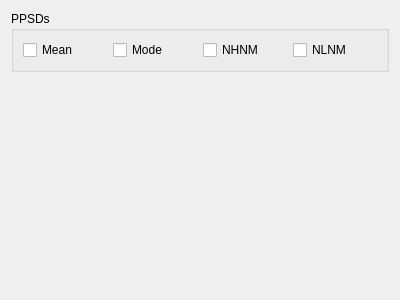
<?xml version="1.0" encoding="UTF-8"?>
<ui version="4.0">
 <class>Dialog</class>
 <widget class="QDialog" name="Dialog">
  <property name="geometry">
   <rect>
    <x>0</x>
    <y>0</y>
    <width>400</width>
    <height>300</height>
   </rect>
  </property>
  <property name="windowTitle">
   <string>Dialog</string>
  </property>
  <layout class="QVBoxLayout" name="verticalLayout">
   <item>
    <widget class="QGroupBox" name="groupBox">
     <property name="title">
      <string>PPSDs</string>
     </property>
     <layout class="QVBoxLayout" name="verticalLayout_2">
      <item>
       <layout class="QGridLayout" name="gridLayout">
        <item row="0" column="0">
         <widget class="QCheckBox" name="checkBox">
          <property name="text">
           <string>Mean</string>
          </property>
         </widget>
        </item>
        <item row="0" column="1">
         <widget class="QCheckBox" name="checkBox_2">
          <property name="text">
           <string>Mode</string>
          </property>
         </widget>
        </item>
        <item row="0" column="2">
         <widget class="QCheckBox" name="checkBox_3">
          <property name="text">
           <string>NHNM</string>
          </property>
         </widget>
        </item>
        <item row="0" column="3">
         <widget class="QCheckBox" name="checkBox_4">
          <property name="text">
           <string>NLNM</string>
          </property>
         </widget>
        </item>
       </layout>
      </item>
     </layout>
    </widget>
   </item>
   <item>
    <spacer name="verticalSpacer">
     <property name="orientation">
      <enum>Qt::Vertical</enum>
     </property>
     <property name="sizeHint" stdset="0">
      <size>
       <width>20</width>
       <height>40</height>
      </size>
     </property>
    </spacer>
   </item>
  </layout>
 </widget>
 <resources/>
 <connections/>
</ui>
